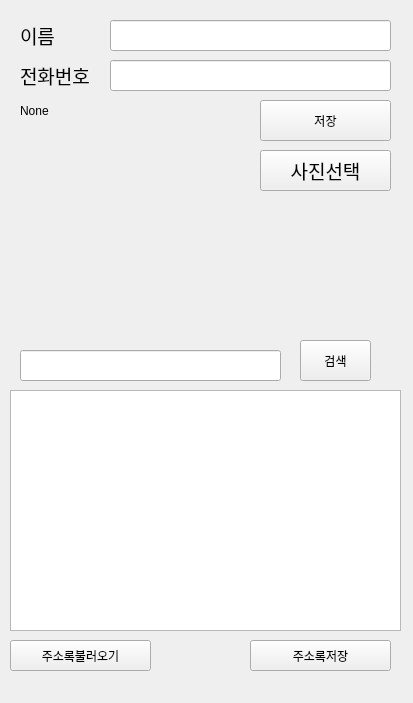
<?xml version="1.0" encoding="UTF-8"?>
<ui version="4.0">
 <class>Form</class>
 <widget class="QWidget" name="Form">
  <property name="geometry">
   <rect>
    <x>0</x>
    <y>0</y>
    <width>413</width>
    <height>703</height>
   </rect>
  </property>
  <property name="windowTitle">
   <string>Form</string>
  </property>
  <widget class="QLabel" name="label">
   <property name="geometry">
    <rect>
     <x>20</x>
     <y>20</y>
     <width>121</width>
     <height>31</height>
    </rect>
   </property>
   <property name="font">
    <font>
     <family>AcadEref</family>
     <pointsize>14</pointsize>
    </font>
   </property>
   <property name="text">
    <string>이름</string>
   </property>
  </widget>
  <widget class="QLineEdit" name="lineEdit">
   <property name="geometry">
    <rect>
     <x>110</x>
     <y>20</y>
     <width>281</width>
     <height>31</height>
    </rect>
   </property>
   <property name="font">
    <font>
     <family>AcadEref</family>
     <pointsize>14</pointsize>
    </font>
   </property>
   <property name="styleSheet">
    <string notr="true">selection-background-color: rgb(255, 255, 255);</string>
   </property>
  </widget>
  <widget class="QLineEdit" name="lineEdit_2">
   <property name="geometry">
    <rect>
     <x>110</x>
     <y>60</y>
     <width>281</width>
     <height>31</height>
    </rect>
   </property>
   <property name="font">
    <font>
     <family>AcadEref</family>
     <pointsize>14</pointsize>
    </font>
   </property>
  </widget>
  <widget class="QLabel" name="label_2">
   <property name="geometry">
    <rect>
     <x>20</x>
     <y>60</y>
     <width>121</width>
     <height>31</height>
    </rect>
   </property>
   <property name="font">
    <font>
     <family>AcadEref</family>
     <pointsize>14</pointsize>
    </font>
   </property>
   <property name="text">
    <string>전화번호</string>
   </property>
  </widget>
  <widget class="QPushButton" name="pushButton">
   <property name="geometry">
    <rect>
     <x>260</x>
     <y>150</y>
     <width>131</width>
     <height>41</height>
    </rect>
   </property>
   <property name="font">
    <font>
     <family>AcadEref</family>
     <pointsize>14</pointsize>
    </font>
   </property>
   <property name="text">
    <string>사진선택</string>
   </property>
  </widget>
  <widget class="QLabel" name="label_3">
   <property name="geometry">
    <rect>
     <x>10</x>
     <y>110</y>
     <width>211</width>
     <height>191</height>
    </rect>
   </property>
   <property name="font">
    <font>
     <family>AcadEref</family>
     <pointsize>14</pointsize>
    </font>
   </property>
   <property name="text">
    <string/>
   </property>
   <property name="pixmap">
    <pixmap>unknown.png</pixmap>
   </property>
   <property name="alignment">
    <set>Qt::AlignCenter</set>
   </property>
  </widget>
  <widget class="QPushButton" name="pushButton_2">
   <property name="geometry">
    <rect>
     <x>10</x>
     <y>640</y>
     <width>141</width>
     <height>31</height>
    </rect>
   </property>
   <property name="text">
    <string>주소록불러오기</string>
   </property>
  </widget>
  <widget class="QPushButton" name="pushButton_3">
   <property name="geometry">
    <rect>
     <x>250</x>
     <y>640</y>
     <width>141</width>
     <height>31</height>
    </rect>
   </property>
   <property name="text">
    <string>주소록저장</string>
   </property>
  </widget>
  <widget class="QListWidget" name="listWidget">
   <property name="geometry">
    <rect>
     <x>10</x>
     <y>390</y>
     <width>391</width>
     <height>241</height>
    </rect>
   </property>
  </widget>
  <widget class="QLabel" name="label_4">
   <property name="geometry">
    <rect>
     <x>20</x>
     <y>100</y>
     <width>161</width>
     <height>21</height>
    </rect>
   </property>
   <property name="text">
    <string>None</string>
   </property>
  </widget>
  <widget class="QPushButton" name="pushButton_4">
   <property name="geometry">
    <rect>
     <x>260</x>
     <y>100</y>
     <width>131</width>
     <height>41</height>
    </rect>
   </property>
   <property name="text">
    <string>저장</string>
   </property>
  </widget>
  <widget class="QPushButton" name="QPushButton">
   <property name="geometry">
    <rect>
     <x>300</x>
     <y>340</y>
     <width>71</width>
     <height>41</height>
    </rect>
   </property>
   <property name="text">
    <string>검색</string>
   </property>
  </widget>
  <widget class="QLineEdit" name="lineEdit_search">
   <property name="geometry">
    <rect>
     <x>20</x>
     <y>350</y>
     <width>261</width>
     <height>31</height>
    </rect>
   </property>
   <property name="font">
    <font>
     <family>AcadEref</family>
     <pointsize>14</pointsize>
    </font>
   </property>
  </widget>
 </widget>
 <resources/>
 <connections/>
</ui>
